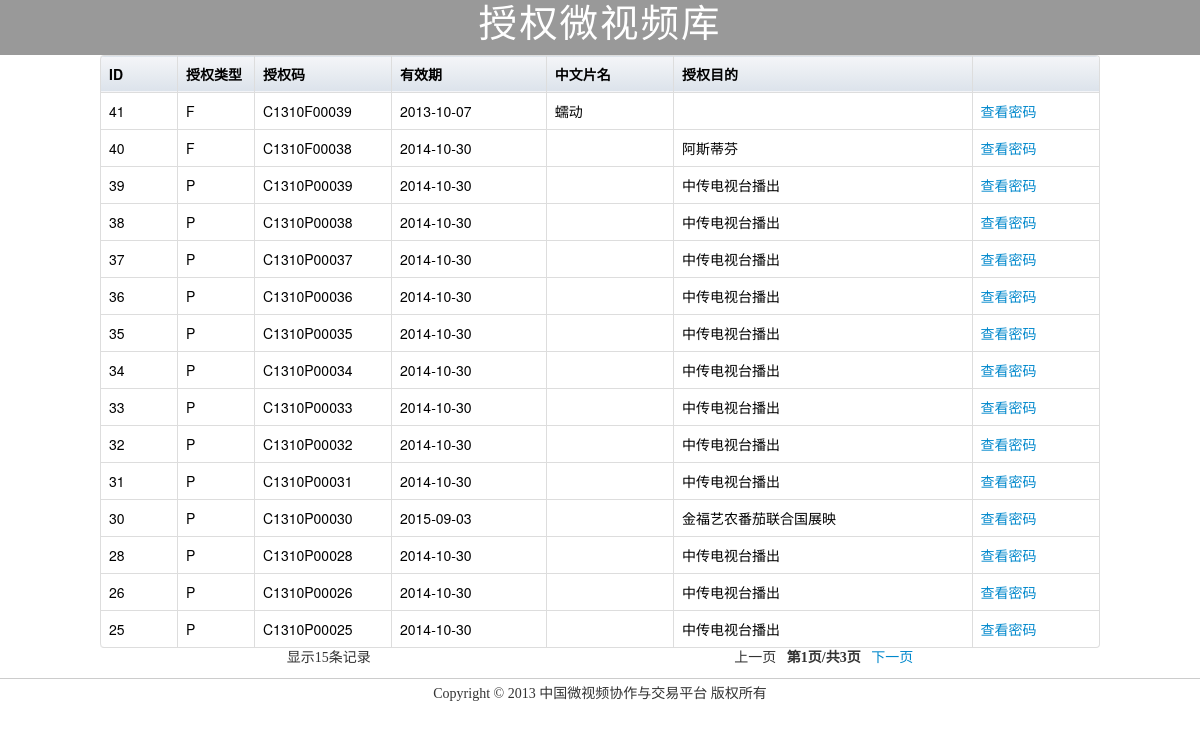
Page /list.php on the committed database.
### tables this page shows
CREATE TABLE IF NOT EXISTS `authen` (
  `id` int(5) NOT NULL AUTO_INCREMENT,
  `type` varchar(3) NOT NULL,
  `code` varchar(20) NOT NULL,
  `valid_dt` varchar(10) NOT NULL,
  `purpose` varchar(100) NOT NULL,
  `video_id` int(11) NOT NULL,
  `title_cn` varchar(50) NOT NULL,
  PRIMARY KEY (`id`),
  KEY `video_id` (`video_id`)
);

### list.php (the view, shortened to what this page needs)
<!DOCTYPE html PUBLIC "-//W3C//DTD XHTML 1.0 Transitional//EN" "http://www.w3.org/TR/xhtml1/DTD/xhtml1-transitional.dtd">
<html xmlns="http://www.w3.org/1999/xhtml">
<head>
<link href="css/redmond/jquery-ui-1.10.3.custom.min.css" rel="stylesheet" type="text/css" />
<link href="css/bootstrap.min.css" rel="stylesheet" type="text/css" />
<link type="text/css" href="css/weishipin.css" rel="stylesheet"/>
</head>
<body>
	<div id="header">
    <p style="margin-left:0px;margin-top:9px">授权微视频库</p>
	</div>
<table class="table table-bordered" style="width:1000px;margin:auto">
<thead style="border:solid 1px #bfcfda;background:-webkit-gradient(linear, left top, left bottom, from(#f4f5f8), to(#dce3eb));">
  <tr style="border-right:solid 1px #bfcfda;color:#000;">
    <th style="width:60px">ID</th>
    <th style="width:60px">授权类型</th>
    <th style="width:120px">授权码</th>
    <th>有效期</th>
    <th>中文片名</th>
    <th>授权目的</th>
    <th></th>
  </tr>
</thead>
    <?php
      $page_num =15;
      if (!isset($_GET['page_no']))
      {
          $page_no = 1;
      }
      else {
          $page_no = $_GET['page_no'];
      }
      $start_num = $page_num * ($page_no - 1);
      $sql = "SELECT * FROM  `authen` order by `id` desc LIMIT $start_num , $page_num";
      $result = mysql_query($sql);
      $nums = mysql_num_rows($result);
      while ($result_row = mysql_fetch_assoc($result)) {
        echo <<<TR
  <tr style="border-right:solid 1px #bfcfda;color:#000;">
    <td>{$result_row['id']}</td>
    <td>{$result_row['type']}</td>
    <td>{$result_row['code']}</td>
    <td>{$result_row['valid_dt']}</td>
    <td>{$result_row['title_cn']}</td>
    <td>{$result_row['purpose']}</td>
    <td><a href="jm.php?code={$result_row['code']}">查看密码</a></td>
  </tr>
TR;
      }
    ?>
</table>
<div id="footer">
  <span id="jilu1">显示<?php echo $nums; ?>条记录</span>
    <span id="jilu2">
        <?php
		$sql1 = "SELECT * from `authen`";
		$result1 = mysql_query($sql1);
		$numss = mysql_num_rows($result1);
		$page = ceil($numss/$page_num);
            if ($page_no > 1) {
                    echo "<a href ='list.php?page_no=".($page_no-1)."'>上一页</a>&nbsp;&nbsp;&nbsp;";
                }else{
                    echo '<span>上一页</span>&nbsp;&nbsp;&nbsp;';
                }
                echo '<strong>第'.$page_no.'页/共'.$page.'页</strong>';
                if ($nums == $page_num) {
                    echo "&nbsp;&nbsp;&nbsp;<a href ='list.php?page_no=".($page_no+1)."'>下一页</a>";
                }else{
                    echo '&nbsp;&nbsp;&nbsp;<span>下一页</span>';
                }
        include "lib/footer.php";
        ?>
</body>
</html>

### lib/footer.php
<div style="text-align:center; border-top:solid 1px #ccc; padding-top:5px;margin-top:10px;">
	Copyright &copy; 2013 中国微视频协作与交易平台 版权所有
</div>
</body>
</html>

### css/weishipin.css (style rules this page uses)
#header { margin: 0 auto; padding-top: 5px; letter-spacing: 2px; text-align:center; background-color:#999; font-family: Microsoft YaHei; font-size: 38.5px; color: #FFF; height:50px; width:1200px; }
#footer { margin:0px; padding-bottom:20px; width:100%; font-size:14px; text-decoration:none; text-align:center; font-family:Microsoft YaHei; }
#jilu2 { margin-right: -493px; padding-left: 360px; text-align:right; }
a { text-decoration:none; }

### rows in the picture
authen: id "41", type "F", code "C1310F00039", valid_dt "2013-10-07", title_cn "蠕动"
authen: id "40", type "F", code "C1310F00038", valid_dt "2014-10-30", purpose "阿斯蒂芬"
authen: id "39", type "P", code "C1310P00039", valid_dt "2014-10-30", purpose "中传电视台播出"
authen: id "38", type "P", code "C1310P00038", valid_dt "2014-10-30", purpose "中传电视台播出"
authen: id "37", type "P", code "C1310P00037", valid_dt "2014-10-30", purpose "中传电视台播出"
authen: id "36", type "P", code "C1310P00036", valid_dt "2014-10-30", purpose "中传电视台播出"
authen: id "35", type "P", code "C1310P00035", valid_dt "2014-10-30", purpose "中传电视台播出"
authen: id "34", type "P", code "C1310P00034", valid_dt "2014-10-30", purpose "中传电视台播出"
authen: id "33", type "P", code "C1310P00033", valid_dt "2014-10-30", purpose "中传电视台播出"
authen: id "32", type "P", code "C1310P00032", valid_dt "2014-10-30", purpose "中传电视台播出"
authen: id "31", type "P", code "C1310P00031", valid_dt "2014-10-30", purpose "中传电视台播出"
authen: id "30", type "P", code "C1310P00030", valid_dt "2015-09-03", purpose "金福艺农番茄联合国展映"
authen: id "28", type "P", code "C1310P00028", valid_dt "2014-10-30", purpose "中传电视台播出"
authen: id "26", type "P", code "C1310P00026", valid_dt "2014-10-30", purpose "中传电视台播出"
authen: id "25", type "P", code "C1310P00025", valid_dt "2014-10-30", purpose "中传电视台播出"

### other values in the picture
$nums "15"
$page_no "1"
$page "3"
